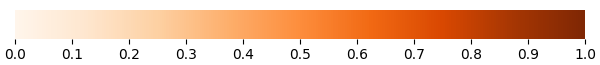

Reproduce this figure in Python.
import numpy as np
import matplotlib as mpl
import matplotlib.pyplot as plt
import os

current_path = os.path.abspath(__file__)
father_path = os.path.abspath(os.path.dirname(current_path) + os.path.sep + ".")


def plot():
    # Write the relative path from the name of this file
    relative_save_path = "example.png"

    save_path = os.path.join(father_path, relative_save_path)

    fig = plt.figure(figsize=(6, .65))
    # ax = plt.subplot(111, frameon=False, aspect=.1)
    b = 0.025
    ax = fig.add_axes([b, 10 * b, 1 - 2 * b, 1 - 10 * b], frameon=False, aspect=0.05)

    cmap = plt.get_cmap("Oranges")
    norm = mpl.colors.Normalize(vmin=0, vmax=1)
    sm = plt.cm.ScalarMappable(cmap=cmap, norm=norm)
    sm.set_array([])
    plt.colorbar(sm, cax=ax, ticks=np.linspace(0, 1, 11),
                 orientation="horizontal")

    plt.savefig(save_path)

    return relative_save_path
